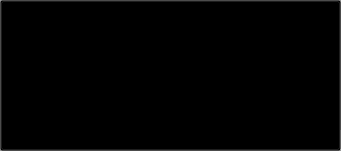
                                 <widget class="QFrame" name="frame_70">
                                  <property name="minimumSize">
                                   <size>
                                    <width>341</width>
                                    <height>151</height>
                                   </size>
                                  </property>
                                  <property name="maximumSize">
                                   <size>
                                    <width>341</width>
                                    <height>151</height>
                                   </size>
                                  </property>
                                  <property name="styleSheet">
                                   <string notr="true">background-color: rgb(197, 197, 197);
</string>
                                  </property>
                                  <property name="frameShape">
                                   <enum>QFrame::StyledPanel</enum>
                                  </property>
                                  <property name="frameShadow">
                                   <enum>QFrame::Raised</enum>
                                  </property>
                                  <widget class="QLabel" name="label_155">
                                   <property name="geometry">
                                    <rect>
                                     <x>10</x>
                                     <y>5</y>
                                     <width>321</width>
                                     <height>21</height>
                                    </rect>
                                   </property>
                                   <property name="font">
                                    <font>
                                     <family>Sans Serif Collection</family>
                                     <pointsize>12</pointsize>
                                     <weight>75</weight>
                                     <bold>true</bold>
                                    </font>
                                   </property>
                                   <property name="styleSheet">
                                    <string notr="true">color: rgb(0, 85, 127);</string>
                                   </property>
                                   <property name="text">
                                    <string>Senior data analyst</string>
                                   </property>
                                  </widget>
                                  <widget class="QLabel" name="label_156">
                                   <property name="geometry">
                                    <rect>
                                     <x>10</x>
                                     <y>30</y>
                                     <width>321</width>
                                     <height>21</height>
                                    </rect>
                                   </property>
                                   <property name="font">
                                    <font>
                                     <pointsize>11</pointsize>
                                    </font>
                                   </property>
                                   <property name="text">
                                    <string>Senior data analyst</string>
                                   </property>
                                  </widget>
                                  <widget class="QLabel" name="label_157">
                                   <property name="geometry">
                                    <rect>
                                     <x>220</x>
                                     <y>130</y>
                                     <width>121</width>
                                     <height>20</height>
                                    </rect>
                                   </property>
                                   <property name="font">
                                    <font>
                                     <pointsize>10</pointsize>
                                    </font>
                                   </property>
                                   <property name="styleSheet">
                                    <string notr="true">padding-right:11px</string>
                                   </property>
                                   <property name="text">
                                    <string>26 March 2023</string>
                                   </property>
                                   <property name="alignment">
                                    <set>Qt::AlignRight|Qt::AlignTrailing|Qt::AlignVCenter</set>
                                   </property>
                                  </widget>
                                  <widget class="QLabel" name="label_160">
                                   <property name="geometry">
                                    <rect>
                                     <x>10</x>
                                     <y>50</y>
                                     <width>321</width>
                                     <height>71</height>
                                    </rect>
                                   </property>
                                   <property name="font">
                                    <font>
                                     <pointsize>9</pointsize>
                                    </font>
                                   </property>
                                   <property name="text">
                                    <string>To succeed, you must develop a deep knowledge of the regulations, guidance, policies, and use of the IT systems related to EPA programs for transportation fuel</string>
                                   </property>
                                   <property name="alignment">
                                    <set>Qt::AlignLeading|Qt::AlignLeft|Qt::AlignVCenter</set>
                                   </property>
                                   <property name="wordWrap">
                                    <bool>true</bool>
                                   </property>
                                  </widget>
                                  <widget class="QLabel" name="label_161">
                                   <property name="geometry">
                                    <rect>
                                     <x>10</x>
                                     <y>130</y>
                                     <width>211</width>
                                     <height>20</height>
                                    </rect>
                                   </property>
                                   <property name="font">
                                    <font>
                                     <pointsize>10</pointsize>
                                    </font>
                                   </property>
                                   <property name="styleSheet">
                                    <string notr="true"/>
                                   </property>
                                   <property name="text">
                                    <string>150k-300k per month</string>
                                   </property>
                                   <property name="alignment">
                                    <set>Qt::AlignLeading|Qt::AlignLeft|Qt::AlignVCenter</set>
                                   </property>
                                  </widget>
                                  <widget class="QPushButton" name="pushButton_30">
                                   <property name="geometry">
                                    <rect>
                                     <x>0</x>
                                     <y>0</y>
                                     <width>341</width>
                                     <height>151</height>
                                    </rect>
                                   </property>
                                   <property name="cursor">
                                    <cursorShape>PointingHandCursor</cursorShape>
                                   </property>
                                   <property name="styleSheet">
                                    <string notr="true">background-color: transparent;
</string>
                                   </property>
                                   <property name="text">
                                    <string/>
                                   </property>
                                  </widget>
                                 </widget>
